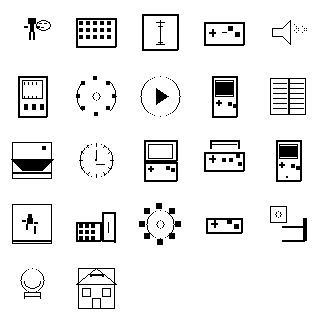
#> input picture tools/icons_preview_hardcore.png, 320 x 320 px, given in place of icon_bt.png, which was not available
$ python -i generate_icons.py   (imports and definitions only)
#> lines starting #> are read from the running program, lines starting #| are printed output that depends on the picture; after the words box and inside, x2 and y2 are one past the last pixel; in counts of white or black regions, pixels touching at a corner belong together; pictures that were not available may be replaced by others from this repository, and a replacement may not be noted
#!/usr/bin/env python3
"""使用 macOS SF Symbols 生成图标

调用 swift render_sf_symbols.swift 渲染 PNG, 然后转为 1-bit 位图

输出:
  - components/menu/icons_data.inc         (XMB 9 个 96x96)
  - components/menu/status_icons_data.inc  (状态栏 8 个 24x24)
"""
import os
import subprocess
import sys
from PIL import Image

# SF Symbols 名称
# 参考: https://developer.apple.com/sf-symbols/
SYMBOLS = {
    # === 96x96 主菜单图标 ===
    # 以下 6 个图标由用户提供桌面图片切出, 已放入 icons_preview/ 作为 96x96 PNG,
    # 跳过 SF Symbols 渲染, 直接由 png_to_1bit() 读取.
    'icon_game':  ('__custom_png__',           'regular',  96),  # 电子词典 (Aa)
    'icon_gb':    ('__custom_png__',           'regular',  96),  # Game Boy
    'icon_pad':   ('__custom_png__',           'regular',  96),  # 手柄
    'icon_sd':    ('__custom_png__',           'regular',  96),  # TF 卡
    'icon_info':  ('__custom_png__',           'regular',  96),  # 设置 (齿轮)
    'icon_play':  ('__custom_png__',           'regular',  96),  # MP3 (音符)

    'icon_key':   ('keyboard',                 'regular',  96),  # 按键设置
    'icon_bt':    ('personalhotspot',          'regular',  96),  # 蓝牙
    'icon_vol':   ('speaker.wave.2',           'regular',  96),  # 音量

    # === 状态栏电池自定义 (24x24, 4 档电量) - 不通过 SF Symbols ===
    'icon_bat_0': ('__custom_battery_0__',     'regular', 24),
    'icon_bat_1': ('__custom_battery_1__',     'regular', 24),
    'icon_bat_2': ('__custom_battery_2__',     'regular', 24),
    'icon_bat_3': ('__custom_battery_3__',     'regular', 24),

    # 状态栏蓝牙/手柄: 用主菜单 icon_bt / icon_pad 缩小到 24x24 (无需单独图标)
}

SCRIPT_DIR = os.path.dirname(os.path.abspath(__file__))
preview_dir = os.path.join(SCRIPT_DIR, '..', 'icons_preview')
# [1 line not run here, left out]

# 写入 sf_symbols.txt 给 swift 脚本读取 (跳过 custom 自定义图标)
sf_txt = os.path.join(preview_dir, 'sf_symbols.txt')
# [8 lines not run here, left out]
# [4 lines that did not run here, left out]
# [4 lines not run here, left out]

# === 96x96 主菜单: PNG -> 1-bit 位图 ===
SZ = 96
# [18 lines left out: function png_to_1bit, not called in this run]

def png_to_1bit_flattened(name, target_h=72):
    """读取 PNG 压扁后转 1-bit 位图 (96x96 中, 内容占中间 96x72)"""
#> called with name = 'icon_bt', target_h = 72
    path = os.path.join(preview_dir, f'{name}.png')
    img = Image.open(path).convert('L')
#> img is the input picture: PIL image 320x320 L; 92.6% white; 161 black regions (106 under 20 px), largest, box (x1, y1, x2, y2) and area: (11, 142, 54, 179) 605, (76, 212, 116, 243) 425, (144, 140, 178, 182) 406
    # 先缩放到 96x96
    img = img.resize((SZ, SZ), Image.LANCZOS)
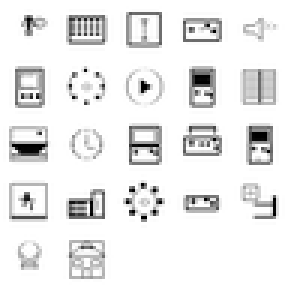
#> img: PIL image 96x96 L (shown 3 times larger); min 0, max 255, mean 234.6
    # 然后压扁: 把高度 96 缩到 target_h, 再居中放回 96x96 (上下留白)
    img_flat = img.resize((SZ, target_h), Image.LANCZOS)
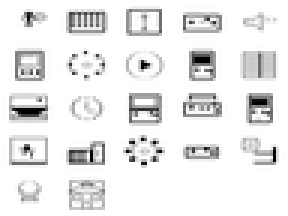
#> img_flat: PIL image 96x72 L (shown 3 times larger); min 0, max 255, mean 234.2
    canvas = Image.new('L', (SZ, SZ), 255)  # 白底
#> canvas: PIL image 96x96 L; every value is 255
    y_offset = (SZ - target_h) // 2
    canvas.paste(img_flat, (0, y_offset))
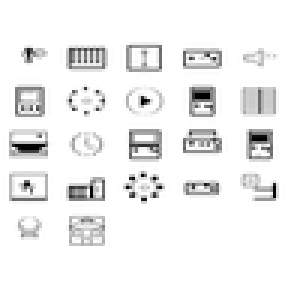
#> canvas: PIL image 96x96 L (shown 3 times larger); min 0, max 255, mean 239.4
    # 转 1-bit
    data = []
    for y in range(SZ):
        for x_byte in range((SZ + 7) // 8):
            b = 0
            for bit in range(8):
                x = x_byte * 8 + bit
                if x < SZ:
                    pixel = canvas.getpixel((x, y))
                    if pixel < 128:
                        b |= (1 << (7 - bit))
            data.append(b)
#> after the loop, data = 1152 values, max 255 at index 577, min 0 at index 0, mean 8.5
    return data

# === Game Boy 掌机自定义 ===
# [59 lines left out: functions draw_gameboy_png, draw_wenquxing_png, not called in this run]

icons = {}
# 用户自定义 6 个主菜单图标 (由桌面图片切出, 已放入 icons_preview/)
# [2 lines not run here, left out]

# 蓝牙仍压扁 (SF Symbols 比较"胖", 需要压扁保持与菜单风格一致)
icons['icon_bt'] = png_to_1bit_flattened('icon_bt', target_h=72)

# 其他正常 SF Symbols 图标
# [2 lines not run here, left out]

# 输出 96x96 icons_data.inc
out = os.path.join(SCRIPT_DIR, '..', 'components', 'menu', 'icons_data.inc')
order = ['icon_game', 'icon_key', 'icon_bt', 'icon_pad', 'icon_vol',
         'icon_sd', 'icon_info', 'icon_play', 'icon_gb']
# [14 lines not run here, left out]

# === 24x24 状态栏: PNG -> 1-bit 位图 ===
SZ2 = 24
# [36 lines left out: functions png24_to_1bit, draw_battery_png, not called in this run]

# 渲染电池 (跳过 swift 渲染, 用 PIL 自画)
# [4 lines not run here, left out]

si = {}
# [4 lines not run here, left out]

# 输出 24x24 status_icons_data.inc (只含电池 4 档, 蓝牙/手柄用主菜单图标)
out2 = os.path.join(SCRIPT_DIR, '..', 'components', 'menu', 'status_icons_data.inc')
order2 = ['icon_bat_0', 'icon_bat_1', 'icon_bat_2', 'icon_bat_3']
# [14 lines not run here, left out]

>>> result = png_to_1bit_flattened('icons_preview_hardcore.png')
#> call 2 of png_to_1bit_flattened, with name = 'icons_preview_hardcore.png', target_h = 72
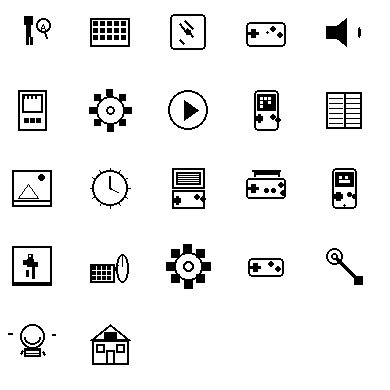
#> input picture tools/icons_preview_v2.png, 390 x 390 px, given in place of icons_preview_hardcore.png.png, which was not available
#> in png_to_1bit_flattened, img is the input picture: PIL image 390x390 L; 93.1% white; 84 black regions (17 under 20 px), largest, box (x1, y1, x2, y2) and area: (166, 244, 211, 289) 748, (89, 89, 132, 132) 539, (90, 324, 131, 365) 509
#> in png_to_1bit_flattened (call 2), `img = img.resize((SZ, SZ), Image.LANCZOS)`:
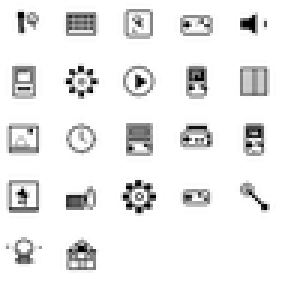
#> img: PIL image 96x96 L (shown 3 times larger); min 0, max 255, mean 236.5
#> in png_to_1bit_flattened (call 2), `img_flat = img.resize((SZ, target_h), Image.LANCZOS)`:
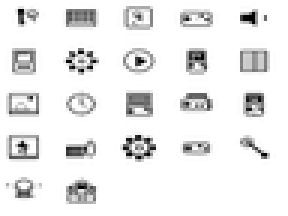
#> img_flat: PIL image 96x72 L (shown 3 times larger); min 0, max 255, mean 236.2
#> in png_to_1bit_flattened (call 2), `canvas.paste(img_flat, (0, y_offset))`:
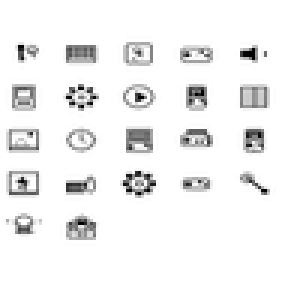
#> canvas: PIL image 96x96 L (shown 3 times larger); min 0, max 255, mean 240.9
#> after the loop in png_to_1bit_flattened (call 2), `for y in range(SZ):`: data = 1152 values, max 248 at index 214, min 0 at index 0, mean 9.43
#> result has the same summary as data in png_to_1bit_flattened
